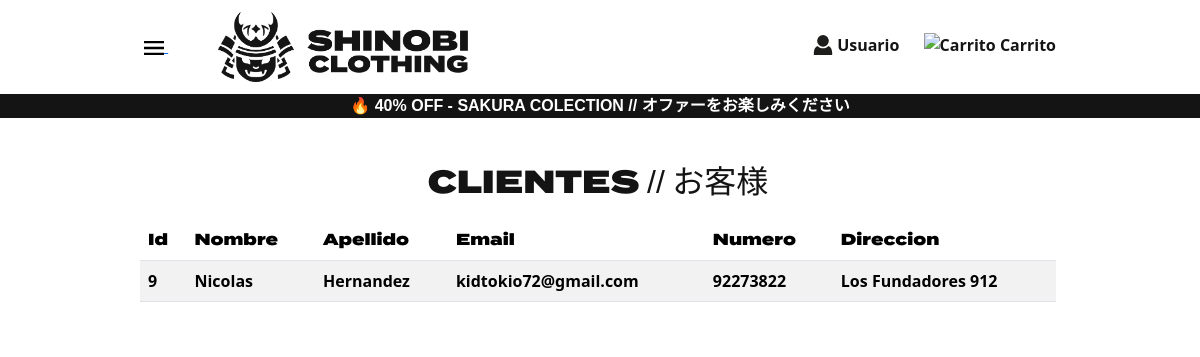
Screenshot of /ver_clientes/ with the database file from the repository.
### shinobiShop/models.py (models this page shows, shortened)
class Cliente(models.Model):
    nombre = models.CharField(max_length=20)
    apellido = models.CharField(max_length=20, default="")
    email = models.EmailField()
    numero = models.IntegerField()
    direccion = models.CharField(max_length=100, default="")

### shinobiShop/views.py (the view)
# urls.py: path("ver_clientes/", verClientes, name="ver_cliente"),
def verClientes(request):
    contexto = {'clientes': Cliente.objects.all()}
    return render(request, "cliente.html", contexto)

### shinobiShop/templates/cliente.html (shortened to what this page needs)
{% extends 'layout.html' %}
{% block contenido %}
{% load static %}
<link href="{% static  'css/styles.css' %}" rel="stylesheet" />
<div class="estructura">
    <h2 class="tituloShinobi">CLIENTES // <span class="tituloJapo" >お客様</span></h2>
    <table class="table table-striped">
        <thead class="tabla">
            <tr>
                <th>Id</th>
                <th>Nombre</th>
                <th>Apellido</th>
                <th>Email</th>
                <th>Numero</th>
                <th>Direccion</th>
            </tr>
        </thead>
        <tbody class="tabla2">
        {% for c in clientes  %}
            <tr>
                <td>{{ c.id }}</td>
                <td>{{ c.nombre }}</td>
                <td>{{ c.apellido }}</td>
                <td>{{ c.email }}</td>
                <td>{{ c.numero }}</td>
                <td>{{ c.direccion }}</td>
            </tr>
        {% endfor %}
        </tbody>
    </table>
</div>
{% endblock contenido %}

### shinobiShop/static/css/styles.css (style rules this page uses)
body { background-color: #ffffff; }
.estructura { margin: 6% 10% 0% 10%; padding: 45px 2% 1% 20px; background-color: #ffffff; }
.tituloShinobi { font-family: Shinobi, sans-serif; margin: 2%; margin-top: 5%; text-align: center; color: #141414; }
.tituloJapo { font-family: Japo, sans-serif; color: #141414; }
.tabla { font-family: Shinobi, sans-serif; }
.tabla2 { font-weight: bold; }

### rows the page displays
Cliente: id "9", nombre "Nicolas", apellido "Hernandez", email "kidtokio72@gmail.com", numero "92273822", direccion "Los Fundadores 912"
